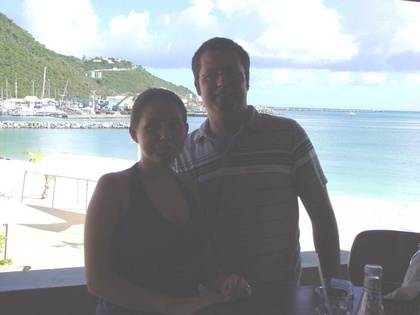
%> input picture MATLAB/poorcontrast.jpg, 420 x 315 px, shrunk from 640 x 480 before the run
$ octave histograman5.m   (GNU Octave 9; MATLAB toolbox functions it lacks are replaced by stand-ins)
%> lines starting %> are read from the running program, lines starting %| are printed output that depends on the picture
orig = imread('poorcontrast.jpg');
%> orig is the input picture: size 315x420x3 uint8; mean R, G, B 158.6, 164.7, 167.5
gris = rgb2gray(orig);
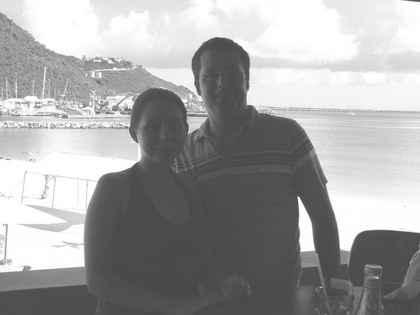
%> gris: size 315x420 uint8; min 67, max 255, mean 163.2
h = imhist(gris);
%> h = 256 values, max 9231 at index 256, min 0 at index 1, mean 516.8
imhist(gris)
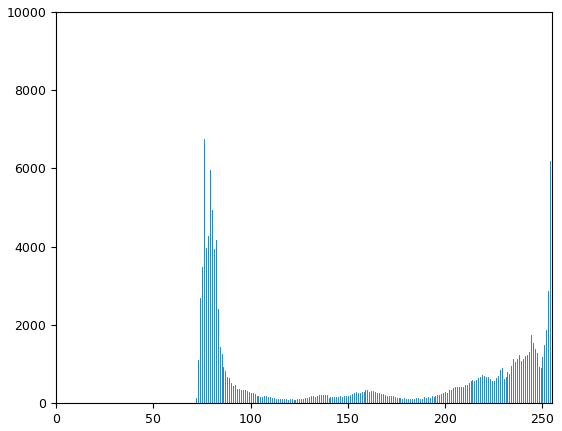
%> figure redrawn from the program's plot data; highest point at x = 255, y = 9231
[f,c] = size(gris);
%> f = 315; c = 420
n = f*c; %cantidad de pixeles
%> n = 132300
p = h/n;
%> p = 256 values, max 0.0698 at index 256, min 0 at index 1, mean 0.00391

smt = zeros(256,1);

for i = 1:1:256
    smt(i) = sum(p(1:i));
end
%> after the loop, smt = 256 values from 0 to 1

s = zeros(f,c);

for i = 1:1:f
    for j=1:1:c
        s(i,j)=smt(gris(i,j));
    end
end
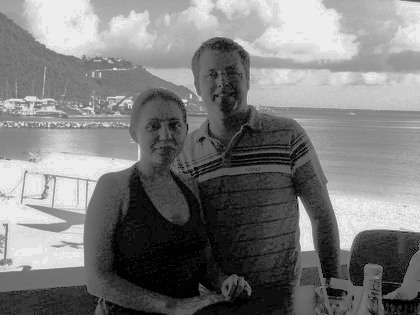
%> s: size 315x420 double; min 0, max 0.93, mean 0.489

nueva = im2uint8(s);
subplot(3,2,1)
imshow(gris)
subplot(3,2,2)
imhist(gris)
subplot(3,2,3)
imshow(nueva)
subplot(3,2,4)
imhist(nueva)
ylim('auto')
nueva2 = histeq(gris);
subplot(3,2,5)
imshow(nueva2)
subplot(3,2,6)
imhist(nueva2)
ylim('auto')
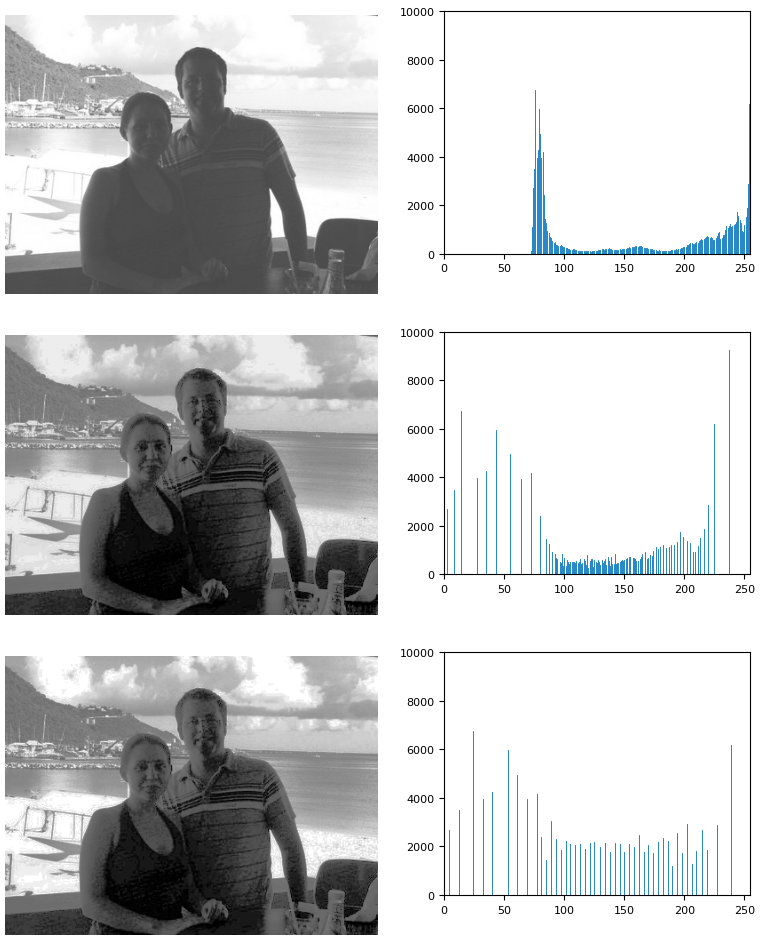
%> figure redrawn from the program's plot data, 6 panels

%% Ecualizaci髇 parte 2


%% Reci閚 agregado

% [25 lines of commented-out code are left out]
